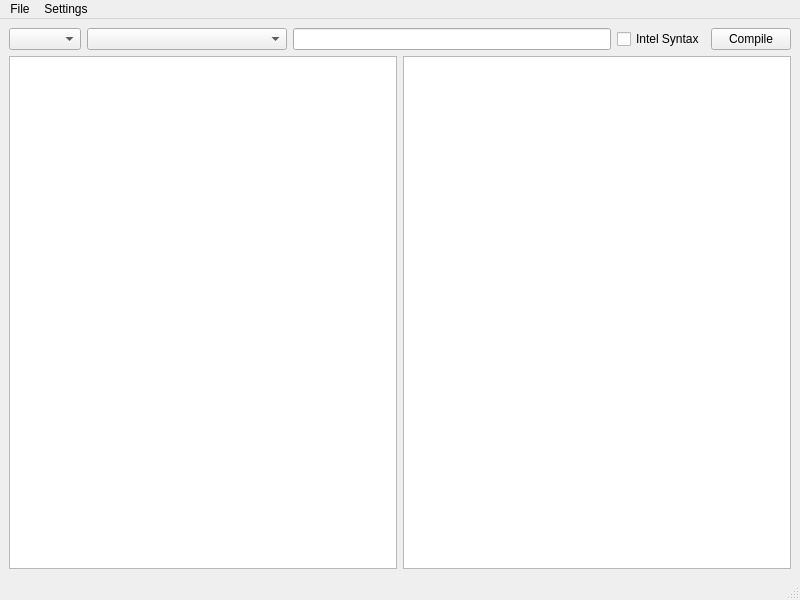
<?xml version="1.0" encoding="UTF-8"?>
<ui version="4.0">
 <class>MainWindow</class>
 <widget class="QMainWindow" name="MainWindow">
  <property name="geometry">
   <rect>
    <x>0</x>
    <y>0</y>
    <width>800</width>
    <height>600</height>
   </rect>
  </property>
  <property name="windowTitle">
   <string>QCompilerExplorer</string>
  </property>
  <property name="windowIcon">
   <iconset>
    <normaloff>:/icon.ico</normaloff>:/icon.ico</iconset>
  </property>
  <widget class="QWidget" name="centralwidget">
   <layout class="QVBoxLayout" name="verticalLayout_3">
    <item>
     <layout class="QHBoxLayout" name="horizontalLayout_3">
      <item>
       <layout class="QVBoxLayout" name="verticalLayout">
        <item>
         <layout class="QHBoxLayout" name="horizontalLayout">
          <item>
           <widget class="QComboBox" name="languagesComboBox"/>
          </item>
         </layout>
        </item>
       </layout>
      </item>
      <item>
       <layout class="QVBoxLayout" name="verticalLayout_2">
        <item>
         <layout class="QHBoxLayout" name="horizontalLayout_2">
          <item>
           <widget class="QComboBox" name="compilerComboBox">
            <property name="minimumSize">
             <size>
              <width>200</width>
              <height>0</height>
             </size>
            </property>
           </widget>
          </item>
          <item>
           <widget class="ArgsLineEdit" name="argsLineEdit"/>
          </item>
          <item>
           <widget class="QCheckBox" name="isIntelSyntax">
            <property name="text">
             <string>Intel Syntax</string>
            </property>
           </widget>
          </item>
          <item>
           <widget class="QPushButton" name="compileButton">
            <property name="text">
             <string>Compile</string>
            </property>
           </widget>
          </item>
         </layout>
        </item>
       </layout>
      </item>
     </layout>
    </item>
    <item>
     <layout class="QHBoxLayout" name="horizontalLayout_5">
      <item>
       <layout class="QHBoxLayout" name="horizontalLayout_4">
        <item>
         <widget class="AsmTextEdit" name="asmTextEdit"/>
        </item>
        <item>
         <widget class="QCodeEditor" name="codeTextEdit"/>
        </item>
       </layout>
      </item>
     </layout>
    </item>
   </layout>
  </widget>
  <widget class="QMenuBar" name="menubar">
   <property name="geometry">
    <rect>
     <x>0</x>
     <y>0</y>
     <width>800</width>
     <height>23</height>
    </rect>
   </property>
   <widget class="QMenu" name="menuSettings">
    <property name="title">
     <string>Settings</string>
    </property>
    <addaction name="actionSettings"/>
   </widget>
   <widget class="QMenu" name="menuFile">
    <property name="title">
     <string>File</string>
    </property>
    <addaction name="actionSave_asm_to_file"/>
    <addaction name="actionSave_code_to_file"/>
   </widget>
   <addaction name="menuFile"/>
   <addaction name="menuSettings"/>
  </widget>
  <widget class="QStatusBar" name="statusbar"/>
  <action name="actionSettings">
   <property name="text">
    <string>Settings</string>
   </property>
  </action>
  <action name="actionSave_asm_to_file">
   <property name="text">
    <string>Save asm to file...</string>
   </property>
  </action>
  <action name="actionSave_code_to_file">
   <property name="text">
    <string>Save code to file...</string>
   </property>
  </action>
  <action name="actionFileBrowser">
   <property name="checkable">
    <bool>true</bool>
   </property>
   <property name="text">
    <string>FileBrowser</string>
   </property>
   <property name="shortcut">
    <string>Ctrl+B</string>
   </property>
  </action>
  <action name="actionOpen_Folder">
   <property name="text">
    <string>Open Folder...</string>
   </property>
  </action>
 </widget>
 <customwidgets>
  <customwidget>
   <class>QCodeEditor</class>
   <extends>QPlainTextEdit</extends>
   <header location="global">widgets/QCodeEditor.h</header>
  </customwidget>
  <customwidget>
   <class>AsmTextEdit</class>
   <extends>QPlainTextEdit</extends>
   <header>asmtextedit.h</header>
  </customwidget>
  <customwidget>
   <class>ArgsLineEdit</class>
   <extends>QLineEdit</extends>
   <header location="global">widgets/argslineedit.h</header>
  </customwidget>
 </customwidgets>
 <resources/>
 <connections/>
</ui>
